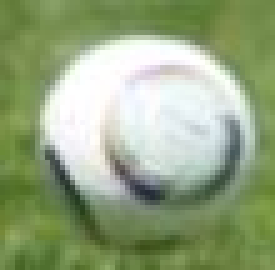
#> input picture face and feature detection/template2.jpg, 55 x 54 px (shown 5 times larger)
$ python 'application of template matching.py'
#> lines starting #> are read from the running program, lines starting #| are printed output that depends on the picture; after the words box and inside, x2 and y2 are one past the last pixel; in counts of white or black regions, pixels touching at a corner belong together; long printed decimals are rounded
import numpy as np
import cv2
import os

path = os.path.dirname(os.path.realpath(__file__)) + '/'

template = cv2.imread(path+'template2.jpg', 0)
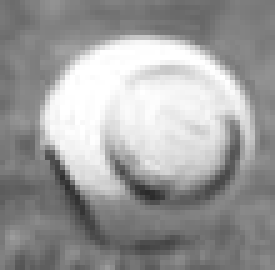
#> template: shape (54, 55) (shown 5 times larger); min 42, max 255, mean 156.4
# template = cv2.imread(path+'template.jpg', 0)
frame = cv2.imread(path+'players.jpg',0)
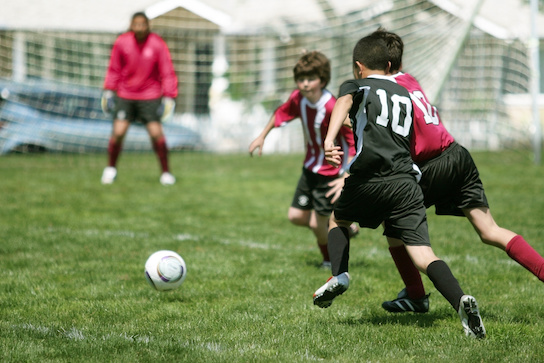
#> input picture face and feature detection/players.jpg, 544 x 363 px
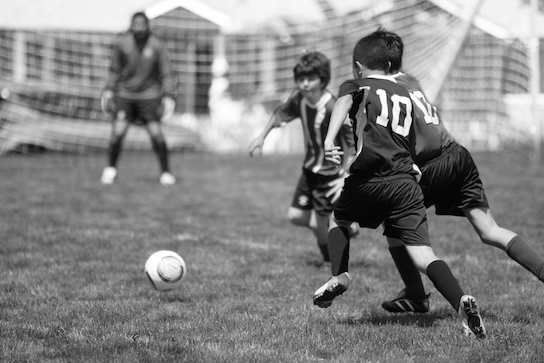
#> frame: shape (363, 544); min 0, max 255, mean 131.5

cv2.imshow('Frame', frame)
cv2.imshow('Template', template)

# двумерная матрица
result = cv2.matchTemplate(frame, template, cv2.TM_CCOEFF_NORMED)
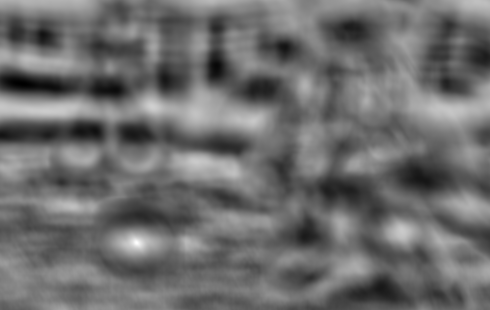
#> result: shape (310, 490) float32; min -0.69, max 0.964, mean 0.0206; drawn with min black and max white
# print(result)
min_val, max_val, min_loc, max_loc = cv2.minMaxLoc(result)
#> min_val = -0.69; max_val = 0.964; min_loc = (22, 83); max_loc = (136, 242)
print(max_val, max_loc)
#| 0.9645 (136, 242)

cv2.circle(result, max_loc, 15, 255, 2)
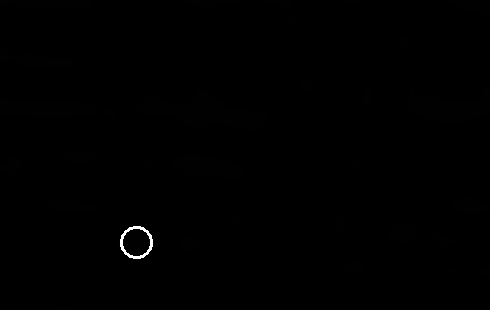
#> result: shape (310, 490) float32; 0.18% of pixels changed, all inside (x1, y1, x2, y2) = (120, 226, 153, 259); drawn with min black and max white

cv2.imshow('Matching', result)
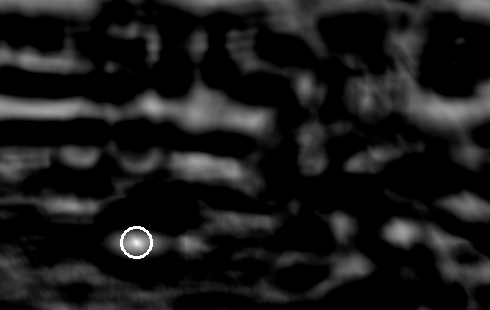
#> window 'Matching': shape (310, 490); min 0, max 255, mean 25.3

cv2.waitKey(0)
cv2.destroyAllWindows()
